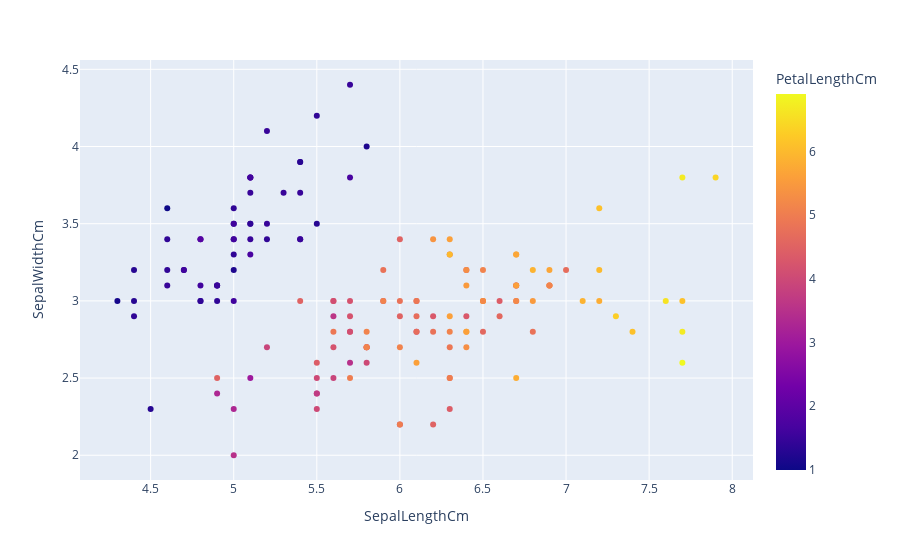

Notebook code cell kept with this figure:
### Code cell
px.scatter(dataset, x='SepalLengthCm', y='SepalWidthCm', color='PetalLengthCm')

### Figure 1 — Plotly figure (JSON) as saved in the notebook; plotly's stock layout.template omitted (floating-point values rounded to 4 significant figures; data arrays with more than 128 entries replaced by an {"elided": "..."} marker saying what was removed)
{"data": [{"hovertemplate": "SepalLengthCm=%{x}<br>SepalWidthCm=%{y}<br>PetalLengthCm=%{marker.color}<extra></extra>", "legendgroup": "", "marker": {"color": {"elided": "150 float values"}, "coloraxis": "coloraxis", "symbol": "circle"}, "mode": "markers", "name": "", "orientation": "v", "showlegend": false, "type": "scatter", "x": {"elided": "150 float values"}, "xaxis": "x", "y": {"elided": "150 float values"}, "yaxis": "y"}], "layout": {"coloraxis": {"colorbar": {"title": {"text": "PetalLengthCm"}}, "colorscale": [[0, "#0d0887"], [0.1111, "#46039f"], [0.2222, "#7201a8"], [0.3333, "#9c179e"], [0.4444, "#bd3786"], [0.5556, "#d8576b"], [0.6667, "#ed7953"], [0.7778, "#fb9f3a"], [0.8889, "#fdca26"], [1, "#f0f921"]]}, "legend": {"tracegroupgap": 0}, "margin": {"t": 60}, "xaxis": {"anchor": "y", "domain": [0, 1], "title": {"text": "SepalLengthCm"}}, "yaxis": {"anchor": "x", "domain": [0, 1], "title": {"text": "SepalWidthCm"}}}}
